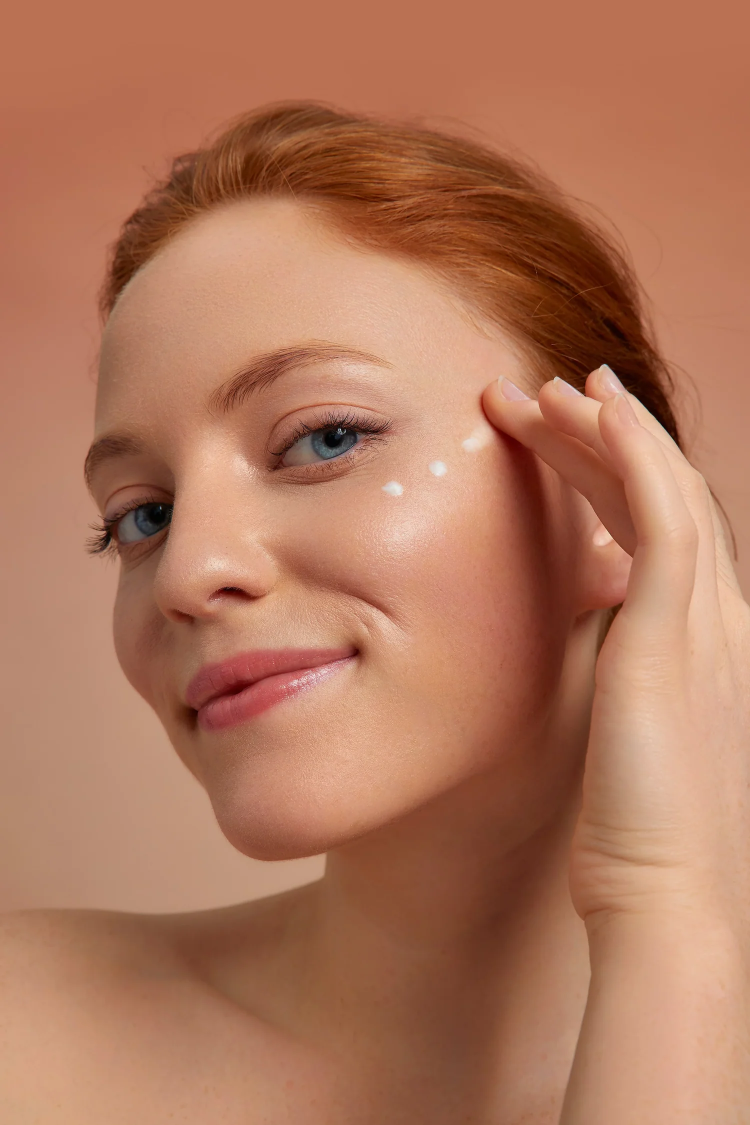
#> input picture data/image_model_dataset/Eye_Products/P013_ZorahBiocosmetiques_LiquidLiner/P013_0005.jpg, 1500 x 2250 px (shown at 1/2 size)
$ python -i test_clip_matching.py   (imports and definitions only)   (older library calls are emulated)
#> lines starting #> are read from the running program, lines starting #| are printed output that depends on the picture
import os, csv
from pathlib import Path
import numpy as np
import cv2

base_dir = r'C:\Users\Dhanoshigan Ratnaraj\AI-Cosmetic-Product-Verification\data'
dataset_dir = os.path.join(base_dir, 'image_model_dataset')
csv_products = os.path.join(base_dir, 'selected_30_products_final.csv')

def extract_feat(img_path):
    img = cv2.imread(img_path)
    if img is None:
        return None
    resized = cv2.resize(img, (224, 224), interpolation=cv2.INTER_AREA)
    hsv = cv2.cvtColor(resized, cv2.COLOR_BGR2HSV)
    h_hist = cv2.calcHist([hsv], [0], None, [128], [0, 180]).flatten()
    s_hist = cv2.calcHist([hsv], [1], None, [128], [0, 256]).flatten()
    v_hist = cv2.calcHist([hsv], [2], None, [128], [0, 256]).flatten()
    gray = cv2.cvtColor(resized, cv2.COLOR_BGR2GRAY)
    sobelx = cv2.Sobel(gray, cv2.CV_64F, 1, 0, ksize=3)
    sobely = cv2.Sobel(gray, cv2.CV_64F, 0, 1, ksize=3)
    mag = cv2.magnitude(sobelx, sobely)
    mag_hist = cv2.calcHist([mag.astype(np.float32)], [0], None, [128], [0, 256]).flatten()
    vec = np.concatenate([h_hist, s_hist, v_hist, mag_hist])
    norm = np.linalg.norm(vec)
    return vec / norm if norm > 0 else vec

product_catalog = {}
# [10 lines not run here, left out]

pids = []
centroids = []

# [18 lines not run here, left out]

centroids_mat = np.array(centroids)

# Test query image from P001 Colourpop Lippie Pencil
test_img = os.path.join(dataset_dir, 'Lip_Products', 'P001_Colourpop_LippiePencil', 'P001_0001.jpg')
query_vec = extract_feat(test_img)

sims = np.dot(centroids_mat, query_vec)

top_indices = np.argsort(sims)[::-1][:5]

# [7 lines not run here, left out]

>>> result = extract_feat('../../data/image_model_dataset/Eye_Products/P013_ZorahBiocosmetiques_LiquidLiner/P013_0005.jpg')
#> in extract_feat, img is the input picture: shape (2250, 1500, 3); mean B, G, R 92, 119, 176.2
#> in extract_feat (call 2), `resized = cv2.resize(img, (224, 224), interpolation=cv2.INTER_AREA)`:
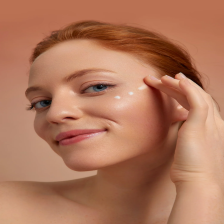
#> resized: shape (224, 224, 3); mean B, G, R 92, 119, 176.2
#> in extract_feat (call 2), `hsv = cv2.cvtColor(resized, cv2.COLOR_BGR2HSV)`: hsv: shape (224, 224, 3); mean H, S, V 9.9, 127.8, 176.2
#> in extract_feat (call 2), `h_hist = cv2.calcHist([hsv], [0], None, [128], [0, 180]).flatten()`: h_hist = 128 values, max 23174 at index 7, min 0 at index 15, mean 392
#> in extract_feat (call 2), `s_hist = cv2.calcHist([hsv], [1], None, [128], [0, 256]).flatten()`: s_hist = 128 values, max 4949 at index 70, min 0 at index 1, mean 392
#> in extract_feat (call 2), `v_hist = cv2.calcHist([hsv], [2], None, [128], [0, 256]).flatten()`: v_hist = 128 values, max 5402 at index 93, min 0 at index 0, mean 392
#> in extract_feat (call 2), `gray = cv2.cvtColor(resized, cv2.COLOR_BGR2GRAY)`:
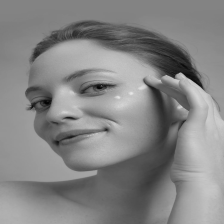
#> gray: shape (224, 224); min 3, max 231, mean 133
#> in extract_feat (call 2), `sobelx = cv2.Sobel(gray, cv2.CV_64F, 1, 0, ksize=3)`:
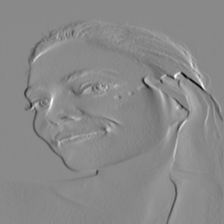
#> sobelx: shape (224, 224) float64; min -491, max 419, mean 0.5; drawn with min black and max white
#> in extract_feat (call 2), `sobely = cv2.Sobel(gray, cv2.CV_64F, 0, 1, ksize=3)`:
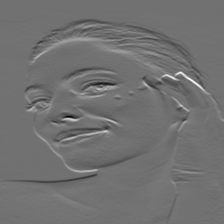
#> sobely: shape (224, 224) float64; min -520, max 648, mean 0.5; drawn with min black and max white
#> in extract_feat (call 2), `mag = cv2.magnitude(sobelx, sobely)`:
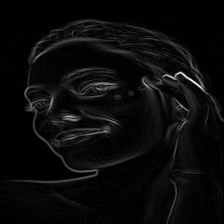
#> mag: shape (224, 224) float64; min 0, max 772.2, mean 33.5; drawn with min black and max white
#> in extract_feat (call 2), `mag_hist = cv2.calcHist([mag.astype(np.float32)], [0], None, [128], [0..`: mag_hist = 128 values, max 6005 at index 0, min 8 at index 126, mean 388.6
#> in extract_feat (call 2), `vec = np.concatenate([h_hist, s_hist, v_hist, mag_hist])`: vec = 512 values, max 23174 at index 7, min 0 at index 15, mean 391.2
#> in extract_feat (call 2), `norm = np.linalg.norm(vec)`: norm = 31855.1
#> result = 512 values, max 0.727 at index 7, min 0 at index 15, mean 0.0123

$ run again, on data/image_model_dataset/Eye_Products/P014_MaiaSMineralGalaxy_MineralEyeBrowLinerCharcoalBrown/P014_0003.jpg
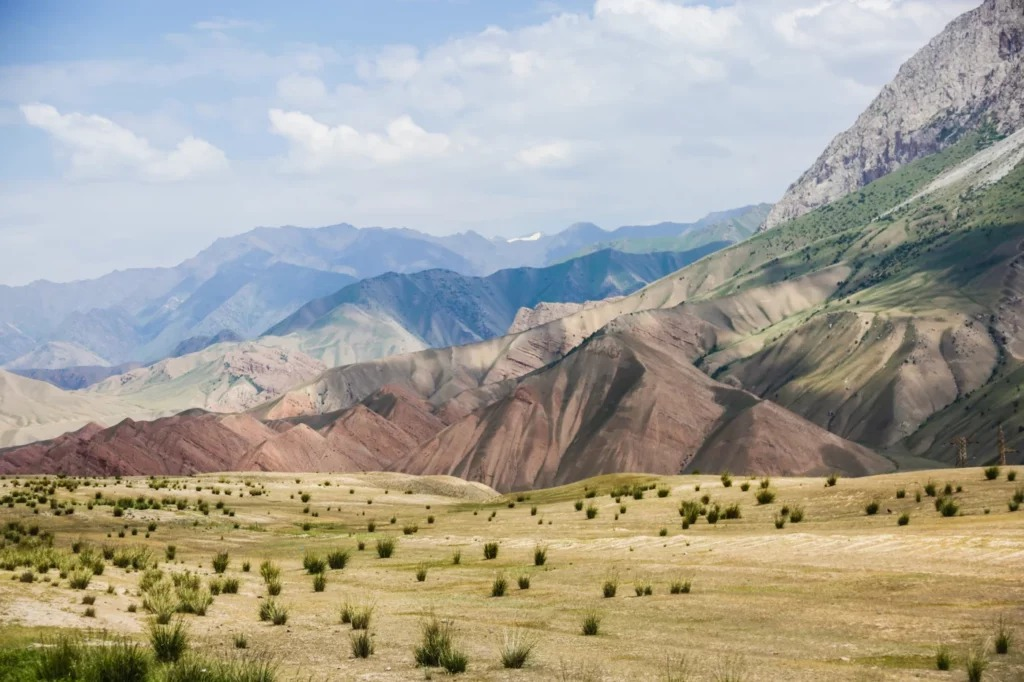
#> input picture data/image_model_dataset/Eye_Products/P014_MaiaSMineralGalaxy_MineralEyeBrowLinerCharcoalBrown/P014_0003.jpg, 1024 x 682 px
#> in extract_feat, img is the input picture: shape (682, 1024, 3); mean B, G, R 150.9, 161.6, 164.3
#> in extract_feat (call 2), `resized = cv2.resize(img, (224, 224), interpolation=cv2.INTER_AREA)`:
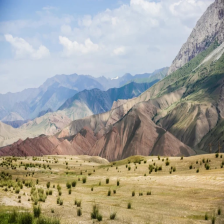
#> resized: shape (224, 224, 3); mean B, G, R 150.9, 161.6, 164.3
#> hsv: shape (224, 224, 3); mean H, S, V 60.1, 65.1, 179.4
#> h_hist = 128 values, max 6736 at index 14, min 0 at index 43, mean 392
#> s_hist = 128 values, max 2587 at index 12, min 0 at index 120, mean 392
#> v_hist = 128 values, max 3768 at index 113, min 0 at index 0, mean 392
#> in extract_feat (call 2), `mag = cv2.magnitude(sobelx, sobely)`:
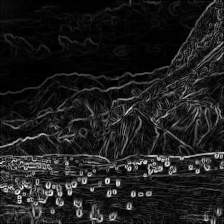
#> mag: shape (224, 224) float64; min 0, max 568.5, mean 66.9; drawn with min black and max white
#> mag_hist = 128 values, max 2852 at index 2, min 27 at index 125, mean 376.4
#> vec = 512 values, max 6736 at index 14, min 0 at index 43, mean 388.1
#> norm = 17376.2
#> result = 512 values, max 0.388 at index 14, min 0 at index 43, mean 0.0223
